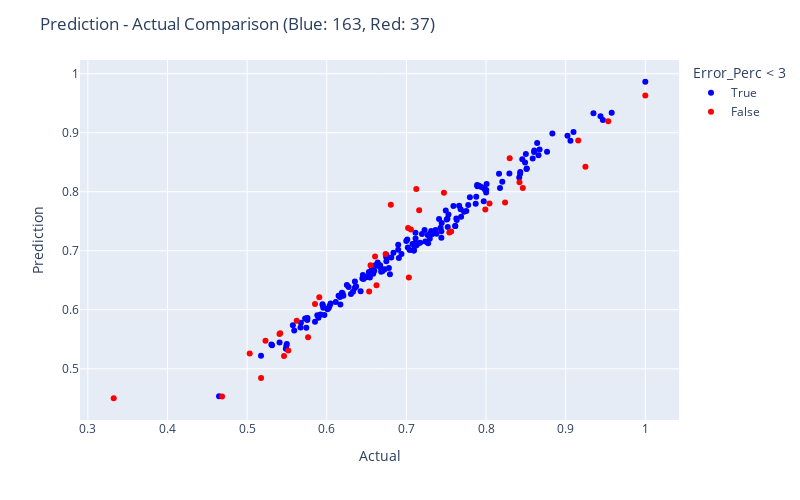

Notebook cell for this chart:
### Code cell
fig = px.scatter(res.reset_index().rename(columns={'index': 'DMU'}), x="Actual", y="Prediction", color = "Error_Perc < 3", color_discrete_map= {True:"blue", False: "red"},
                 hover_data=["Actual", "Prediction", "Error_Perc", "DMU"])

fig.update_layout(
    autosize=False,
    width=800,
    height=500,
    title_text=f"Prediction - Actual Comparison (Blue: {blue}, Red: {red})",
)

fig.show()

### Figure 1 — Plotly figure (JSON) as saved in the notebook; plotly's stock layout.template omitted (floating-point values rounded to 4 significant figures; data arrays with more than 128 entries replaced by an {"elided": "..."} marker saying what was removed)
{"data": [{"customdata": {"elided": "163x2 mixed values"}, "hovertemplate": "Error_Perc < 3=True<br>Actual=%{x}<br>Prediction=%{y}<br>Error_Perc=%{customdata[0]}<br>DMU=%{customdata[1]}<extra></extra>", "legendgroup": "True", "marker": {"color": "blue", "symbol": "circle"}, "mode": "markers", "name": "True", "orientation": "v", "showlegend": true, "type": "scatter", "x": {"elided": "163 float values"}, "xaxis": "x", "y": {"elided": "163 float values"}, "yaxis": "y"}, {"customdata": [[-3.721, "DMU 0637"], [3.052, "DMU 0974"], [-5.097, "DMU 0939"], [3.097, "DMU 0900"], [3.245, "DMU 0903"], [4.476, "DMU 0948"], [4.22, "DMU 0347"], [3.454, "DMU 0622"], [4.324, "DMU 0902"], [3.407, "DMU 0821"], [3.407, "DMU 0055"], [4.53, "DMU 0543"], [-3.078, "DMU 0605"], [-4.014, "DMU 0663"], [-3.135, "DMU 0544"], [-3.33, "DMU 0040"], [-3.177, "DMU 0308"], [-3.118, "DMU 0827"], [-8.947, "DMU 0937"], [-6.861, "DMU 0817"], [-3.69, "DMU 0584"], [35.42, "DMU 0266"], [5.187, "DMU 0894"], [-4.504, "DMU 0978"], [7.37, "DMU 0942"], [4.721, "DMU 0596"], [-3.038, "DMU 0650"], [12.97, "DMU 0299"], [-3.431, "DMU 0690"], [14.35, "DMU 0315"], [-6.439, "DMU 0362"], [-3.58, "DMU 0671"], [5.226, "DMU 0138"], [-3.059, "DMU 0366"], [-3.665, "DMU 0750"], [6.834, "DMU 0949"], [-4.744, "DMU 0830"]], "hovertemplate": "Error_Perc < 3=False<br>Actual=%{x}<br>Prediction=%{y}<br>Error_Perc=%{customdata[0]}<br>DMU=%{customdata[1]}<extra></extra>", "legendgroup": "False", "marker": {"color": "red", "symbol": "circle"}, "mode": "markers", "name": "False", "orientation": "v", "showlegend": true, "type": "scatter", "x": [0.5517, 0.6739, 0.8239, 0.655, 0.8297, 0.6606, 0.5852, 0.5415, 0.7057, 0.5622, 0.5406, 0.5032, 0.842, 0.5765, 0.6624, 0.4685, 0.9158, 0.7562, 0.9248, 0.7031, 1, 0.3324, 0.7021, 0.5463, 0.716, 0.523, 0.8043, 0.7124, 0.6532, 0.6804, 0.5175, 0.9535, 0.5906, 0.7539, 0.7991, 0.7471, 0.8462], "xaxis": "x", "y": [0.5312, 0.6945, 0.7819, 0.6753, 0.8566, 0.6902, 0.6099, 0.5602, 0.7362, 0.5813, 0.559, 0.526, 0.8161, 0.5533, 0.6417, 0.4529, 0.8867, 0.7326, 0.8421, 0.6548, 0.9631, 0.4501, 0.7385, 0.5217, 0.7688, 0.5477, 0.7799, 0.8048, 0.6308, 0.778, 0.4842, 0.9193, 0.6214, 0.7308, 0.7698, 0.7982, 0.8061], "yaxis": "y"}], "layout": {"autosize": false, "height": 500, "legend": {"title": {"text": "Error_Perc < 3"}, "tracegroupgap": 0}, "margin": {"t": 60}, "title": {"text": "Prediction - Actual Comparison (Blue: 163, Red: 37)"}, "width": 800, "xaxis": {"anchor": "y", "autorange": true, "domain": [0, 1], "range": [0.29, 1.042], "title": {"text": "Actual"}, "type": "linear"}, "yaxis": {"anchor": "x", "autorange": true, "domain": [0, 1], "range": [0.4133, 1.023], "title": {"text": "Prediction"}, "type": "linear"}}}
